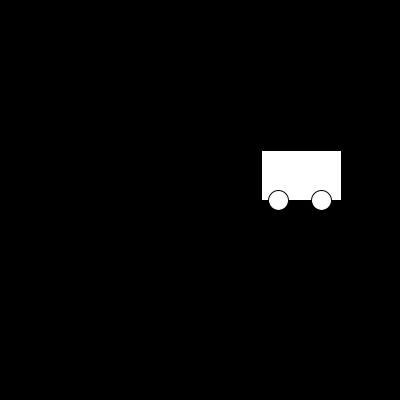
Frame 1 (no input)
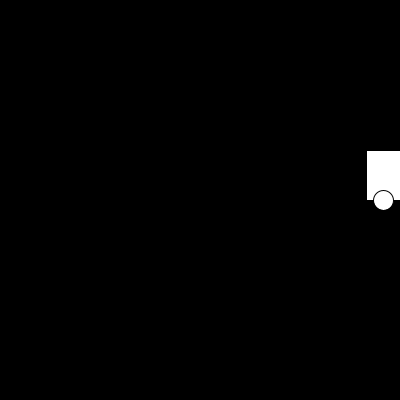
Frame 60 (the mouse pressed at the canvas centre just before this capture)
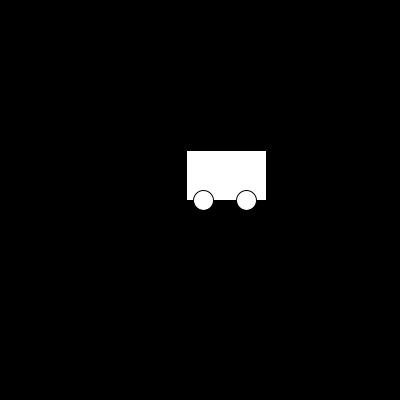
Frame 120 (the mouse held since frame 60 and released just before this capture)

The Processing sketch that drew these frames (run headless with seeded random() and noise(); from frame 60 on, the mouse is pressed at the canvas centre):

// Processing sketch: processing_40015
// ── processing_40015.pde

float x_position=random(400);
int x_speed=3;

float y_position=random(400);
int y_speed=50;

void setup(){
  size(400,400);
}

void draw(){
  move();
  
  bounce();
  
  display();
}

void move(){
  x_position+=x_speed;
}

void bounce(){
  if((x_position>=width)||(x_position<=0)){
    x_speed=x_speed*-1;
  }
}

void display(){
  background(0);
  rect(x_position,150,80,50);
  ellipse(x_position+17,200,20,20);
  ellipse(x_position+60,200,20,20);
}
